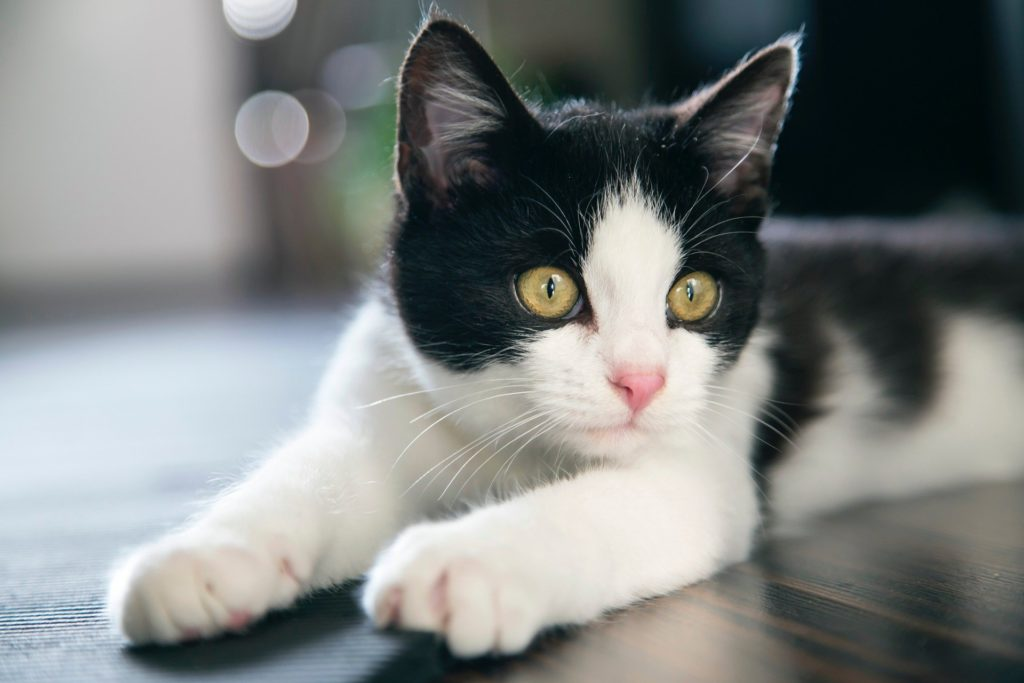
#> input picture images/cat.jpg, 1024 x 683 px, found by its file name
$ python draw.py
#> lines starting #> are read from the running program, lines starting #| are printed output that depends on the picture
import cv2 as cv
import numpy as np

blank = np.zeros((500, 500, 3), dtype='uint8') #make an array of zeros which will make a blank picture
cv.imshow('blank picture', blank)

img = cv.imread('/Users/zhenyabudnyk/PycharmProjects/OpenCV_learning2/images/cat.jpg')
#> img is the input picture: shape (683, 1024, 3); mean B, G, R 127.7, 129, 125.5
cv.imshow("Cat", img)

# 1. paint image with certain color
blank[200:300, 300:400] = 0, 0, 255 #makes a red square in the middle of the picture
cv.imshow('Green', blank)
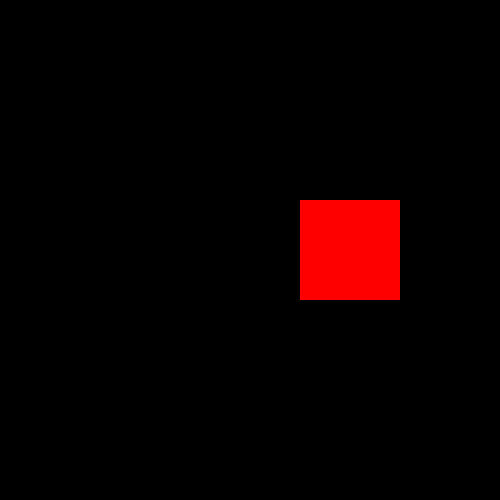
#> window 'Green': shape (500, 500, 3); mean B, G, R 0, 0, 10.2

# 2. draw a rectangle
cv.rectangle(blank, (0,0), (255, 255), (0, 255, 0), thickness=cv.FILLED) #make the square on the picture
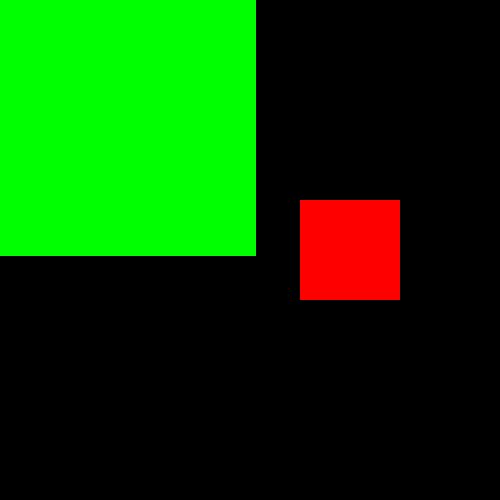
#> blank: shape (500, 500, 3); mean of channels 0, 1, 2 0, 66.8, 10.2; drawn as B, G, R
# first argument - the place where we start indentation, second argument - the size (where we stop indentation), third - thickness of line
cv.rectangle(blank, (0,0), (blank.shape[1]//2, blank.shape[0]//2), (0, 255, 0), thickness=-1)
cv.imshow('Rectangle', blank)

# 3.draw a circle
cv.circle(blank, (255,255), 40, (0, 0, 255), thickness=3) #first - picture, second - center of the picture,
# third - radius, 4 - thickness of line
cv.imshow('Circle', blank)

# 4. draw the line on the picture
cv.line(blank, (100,255), (blank.shape[1]//2, blank.shape[0]//2), (255, 255, 255), thickness=10)
cv.imshow('LIne image', blank)

# 5. Write a text on an image
cv.putText(blank, 'Hello', (255, 255), cv.FONT_ITALIC, 1.0, (0,255,0), thickness=2)
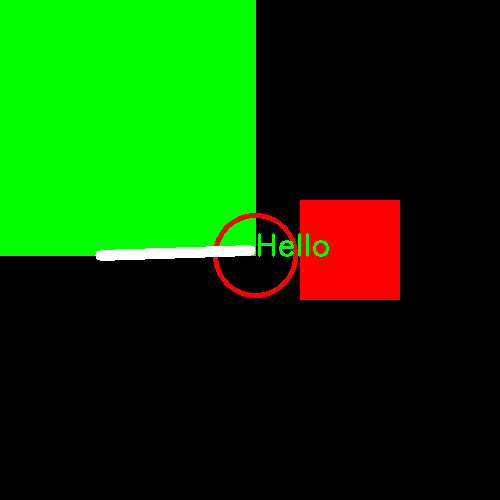
#> blank: shape (500, 500, 3); mean of channels 0, 1, 2 1.8, 67.6, 12.9; drawn as B, G, R
cv.imshow('Text', blank)

cv.waitKey(0)
